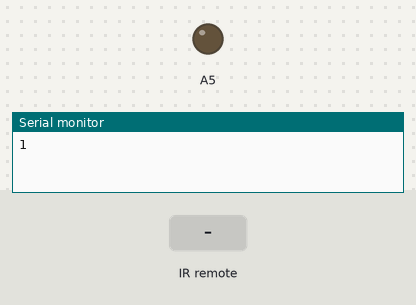
This sketch was run on a simulated Arduino Uno, built with avr-gcc and run on an emulated ATmega328P. Parts: output pins drawn as LEDs (lit = HIGH), the last lines printed to the serial monitor. Inputs (shaded band) come from the test bench.

Above: at 1.2 s.
1.3 s: infrared code 0xFF02FD received
At 2.1 s:
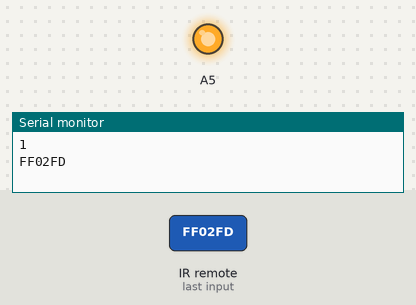
2.8 s: infrared code 0xFF22DD received
At 3.2 s:
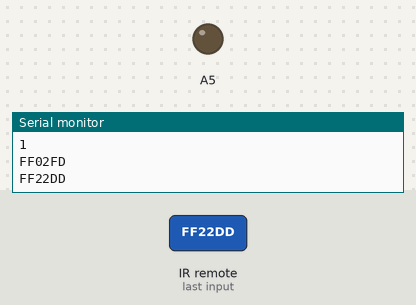
Timing chart, 0 to 5.8 s (numbered marks = the images above; inputs shaded):
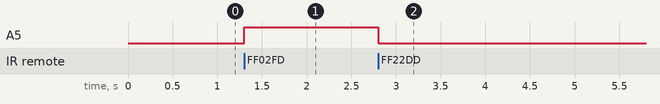

Measured:
- after the input at 1.3 s, A5: LOW → HIGH at once
- after the input at 2.8 s, A5: HIGH → LOW at once

The sketch:

remote.ino
```cpp
#include <Arduino.h>
#include <IRremote.h>

//持续按住红外遥控按钮，只会发送一次对应code，接下来会发送‘FFFFFFFF’

#define REMOTE_PIN 10

int i;
IRrecv irrecv(REMOTE_PIN);
decode_results results;

void setup(){
    pinMode(REMOTE_PIN,INPUT);
    pinMode(A5,OUTPUT);
    Serial.begin(9600);
    irrecv.enableIRIn(); //启动接收器
    Serial.println('1');
}

void loop(){
    if(irrecv.decode(&results)){
		// Serial.println(results.value, HEX); //以16进制换行输出接收代码
        Serial.println(results.value,HEX);
		switch(results.value){
		case 0xFF02FD:
            digitalWrite(A5,HIGH);
			break;
		case 0xFF22DD:
            digitalWrite(A5,LOW);
			break;
		}
		irrecv.resume(); //接收下一个值
    }
}
```
